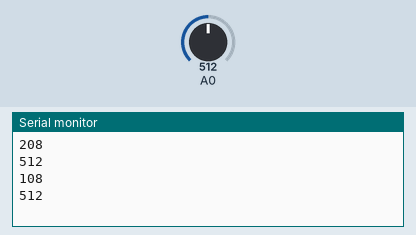
A sketch run on a simulated Arduino Uno, built with avr-gcc and run on an emulated ATmega328P. On the bench: the last lines printed to the serial monitor. Inputs (shaded band) come from the test bench; at power-on: A0 = 512.

Above: at 2.8 s.
2.9 s: A0 set to 716
At 3.3 s:
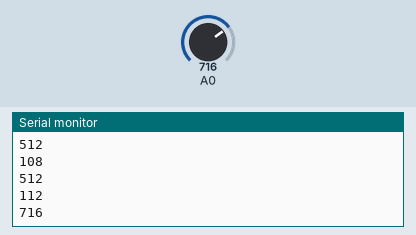
4.4 s: A0 set to 900
At 5.8 s:
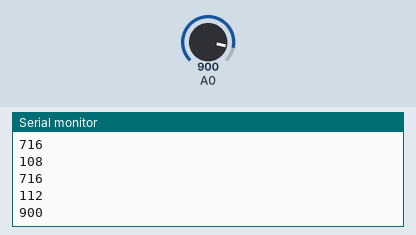
Timing chart, 0 to 7.4 s (numbered marks = the images above; inputs shaded):
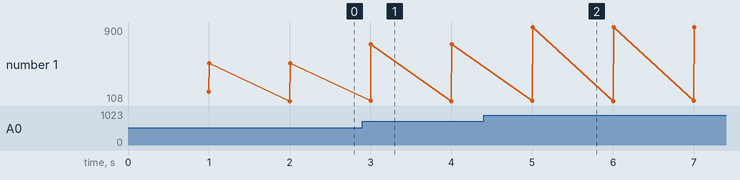

The sketch:

Referentiespanning_en_meettijd.ino
```cpp
/*
 * Pieter-Jan Christiaens
 * 2ICT5
 * IOT Labo 3 Referentiespanning en meettijd
 */
int waarde;
long t1 = 0;
long t2 = 0;


void setup() {
  analogReference(INTERNAL);
  Serial.begin(9600);
}

void loop() {
  delay(1000);
  t1 = micros();
  waarde = analogRead(0);
  t2 = micros();
  Serial.println(t2 - t1);
  Serial.println(waarde);
}
```

Measured:
- after the input at 2.9 s, the serial monitor: prints a new line after 0.11 s (image 1)
- after the input at 4.4 s, the serial monitor: prints a new line after 0.61 s (image 2)
- plotted number 1: 512 → 716 after the input at 2.9 s, 716 → 900 after the input at 4.4 s
